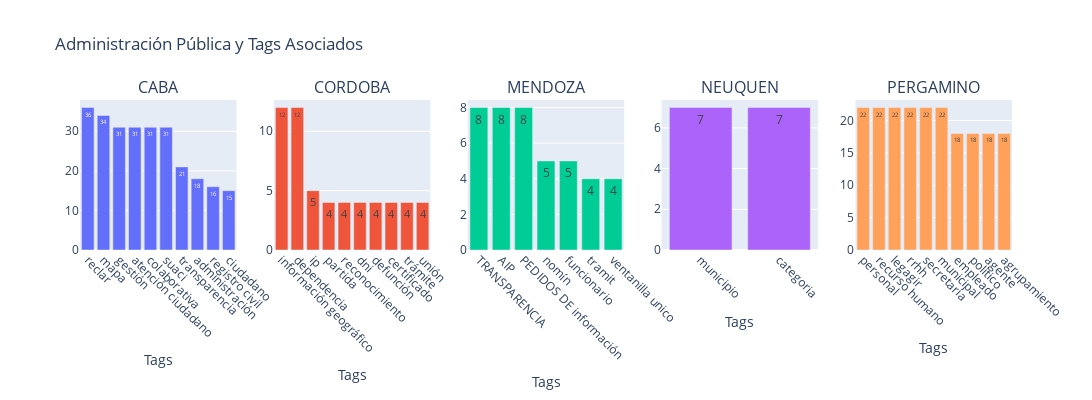

The code cell stored with this chart in its notebook:
### Code cell
import plotly.graph_objects as go
from plotly.subplots import make_subplots

# Filtrar el dataframe por lugar
lugares = df['LUGAR'].unique()

# Crear figura de subplots con una sola columna
fig = make_subplots(rows=1, cols=len(lugares), subplot_titles=lugares)

# Iterar sobre cada lugar y crear el gráfico de barras correspondiente
for i, lugar in enumerate(lugares):
    datos_lugar = df[df['LUGAR'] == lugar]
    
    fig.add_trace(
        go.Bar(x=datos_lugar['tags_lematizados'], y=datos_lugar['frecuencia'], name=lugar,text=datos_lugar['frecuencia']),
        row=1, col=i+1
    )

# Configurar diseño de los subplots
fig.update_layout(height=400, width=300*len(lugares), showlegend=False, title="Administración Pública y Tags Asociados")
fig.update_xaxes(title_text="Tags", tickangle=45, nticks=len(df['tags_lematizados'].unique()))

# Mostrar el gráfico
fig.show()

### Figure 1 — Plotly figure (JSON) as saved in the notebook; plotly's stock layout.template omitted (floating-point values rounded to 4 significant figures)
{"data": [{"name": "CABA", "text": [36, 34, 31, 31, 31, 31, 21, 18, 16, 15], "type": "bar", "x": ["reclar", "mapa", "gestión", "atención ciudadano", "colaborativa", "suaci", "transparencia", "administración", "registro civil", "ciudadano"], "xaxis": "x", "y": [36, 34, 31, 31, 31, 31, 21, 18, 16, 15], "yaxis": "y"}, {"name": "CORDOBA", "text": [12, 12, 5, 4, 4, 4, 4, 4, 4, 4], "type": "bar", "x": ["información geográfico", "dependencia", "ip", "partida", "reconocimiento", "dni", "defunción", "certificado", "trámite", "unión"], "xaxis": "x2", "y": [12, 12, 5, 4, 4, 4, 4, 4, 4, 4], "yaxis": "y2"}, {"name": "MENDOZA", "text": [8, 8, 8, 5, 5, 4, 4], "type": "bar", "x": ["TRANSPARENCIA", "AIP", "PEDIDOS DE información", "nomín", "funcionario", "tramit", "ventanilla unico"], "xaxis": "x3", "y": [8, 8, 8, 5, 5, 4, 4], "yaxis": "y3"}, {"name": "NEUQUEN", "text": [7, 7], "type": "bar", "x": ["municipio", "categoria"], "xaxis": "x4", "y": [7, 7], "yaxis": "y4"}, {"name": "PERGAMINO", "text": [22, 22, 22, 22, 22, 22, 18, 18, 18, 18], "type": "bar", "x": ["personal", "recurso humano", "legagir", "rrhh", "secretaria", "municipal", "empleado", "politico", "agente", "agrupamiento"], "xaxis": "x5", "y": [22, 22, 22, 22, 22, 22, 18, 18, 18, 18], "yaxis": "y5"}], "layout": {"annotations": [{"font": {"size": 16}, "showarrow": false, "text": "CABA", "x": 0.084, "xanchor": "center", "xref": "paper", "y": 1, "yanchor": "bottom", "yref": "paper"}, {"font": {"size": 16}, "showarrow": false, "text": "CORDOBA", "x": 0.292, "xanchor": "center", "xref": "paper", "y": 1, "yanchor": "bottom", "yref": "paper"}, {"font": {"size": 16}, "showarrow": false, "text": "MENDOZA", "x": 0.5, "xanchor": "center", "xref": "paper", "y": 1, "yanchor": "bottom", "yref": "paper"}, {"font": {"size": 16}, "showarrow": false, "text": "NEUQUEN", "x": 0.708, "xanchor": "center", "xref": "paper", "y": 1, "yanchor": "bottom", "yref": "paper"}, {"font": {"size": 16}, "showarrow": false, "text": "PERGAMINO", "x": 0.916, "xanchor": "center", "xref": "paper", "y": 1, "yanchor": "bottom", "yref": "paper"}], "height": 400, "showlegend": false, "title": {"text": "Administración Pública y Tags Asociados"}, "width": 1500, "xaxis": {"anchor": "y", "domain": [0, 0.168], "nticks": 39, "tickangle": 45, "title": {"text": "Tags"}}, "xaxis2": {"anchor": "y2", "domain": [0.208, 0.376], "nticks": 39, "tickangle": 45, "title": {"text": "Tags"}}, "xaxis3": {"anchor": "y3", "domain": [0.416, 0.584], "nticks": 39, "tickangle": 45, "title": {"text": "Tags"}}, "xaxis4": {"anchor": "y4", "domain": [0.624, 0.792], "nticks": 39, "tickangle": 45, "title": {"text": "Tags"}}, "xaxis5": {"anchor": "y5", "domain": [0.832, 1], "nticks": 39, "tickangle": 45, "title": {"text": "Tags"}}, "yaxis": {"anchor": "x", "domain": [0, 1]}, "yaxis2": {"anchor": "x2", "domain": [0, 1]}, "yaxis3": {"anchor": "x3", "domain": [0, 1]}, "yaxis4": {"anchor": "x4", "domain": [0, 1]}, "yaxis5": {"anchor": "x5", "domain": [0, 1]}}}
